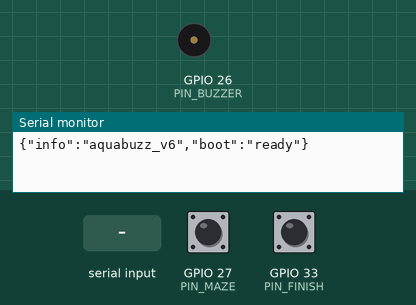
The sketch below on a simulated ESP32. On the bench: buzzer (waves = sounding, pin HIGH), the last lines printed to the serial monitor. Inputs (shaded band) come from the test bench; at power-on: GPIO 27 (PIN_MAZE) HIGH, GPIO 33 (PIN_FINISH) HIGH.

Above: at 1.6 s.
1.7 s: "b" received over Serial
At 1.95 s:
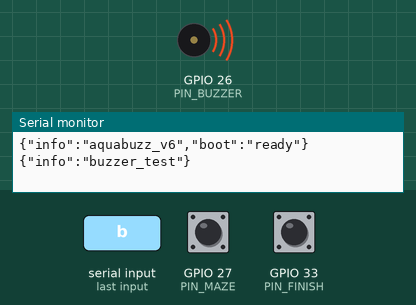
3.5 s: GPIO 27 (PIN_MAZE) pulled LOW for 0.15 s
At 3.57 s:
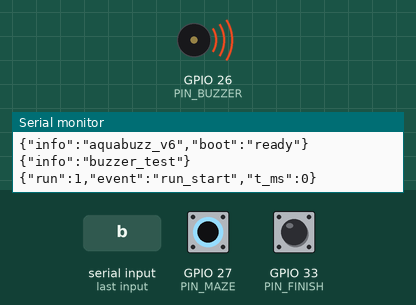
8.2 s: GPIO 27 (PIN_MAZE) pulled LOW for 3.2 s
At 12.3 s:
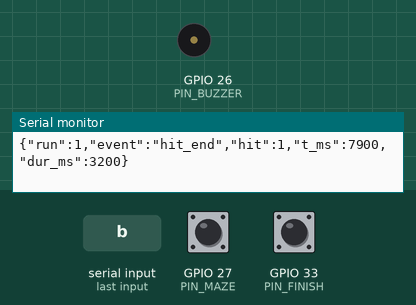
Timing chart, 0 to 13.8 s (numbered marks = the images above; inputs shaded):
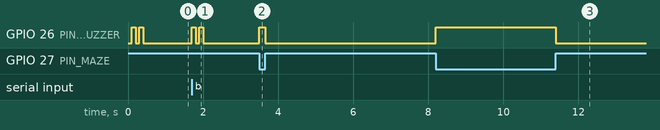

The sketch:

aquabuzz_core.ino
```cpp
/*
 * AquaBuzz Core Firmware v6
 *
 * Buzz-wire maze game with instant buzzer response and detailed hit tracking.
 *
 * Hardware:
 *   - Maze wire on GPIO 27 (INPUT_PULLUP, LOW = contact)
 *   - Finish pad on GPIO 33 (INPUT_PULLUP, LOW = contact)
 *   - Buzzer MOSFET on GPIO 26 (OUTPUT, HIGH = buzzer on)
 *
 * Serial: 115200 baud
 * Board: ESP32 Dev Module
 */

#include <Arduino.h>

// Pin definitions
const int PIN_MAZE = 27;
const int PIN_FINISH = 33;
const int PIN_BUZZER = 26;

// Timing constants
const unsigned long DEBOUNCE_MS = 20;
const unsigned long LOCKOUT_MS = 5000;
const unsigned long HIT_PENALTY_MS = 2000;

// Game states
enum GameState {
  WAITING,
  RUNNING,
  FINISHED
};

// Hit tracking structure
struct Hit {
  unsigned long startMs;
  unsigned long durationMs;
};

// Global state
GameState state = WAITING;
unsigned long runStartMs = 0;
unsigned long runEndMs = 0;
unsigned long finishLockoutUntil = 0;
int runId = 0;
int hitCount = 0;
Hit hits[100];  // Max 100 hits per run

// Contact state tracking
bool mazePressed = false;
bool finishPressed = false;
unsigned long mazeLastChangeMs = 0;
unsigned long finishLastChangeMs = 0;
bool mazeRaw = false;
bool finishRaw = false;
unsigned long currentHitStartMs = 0;
bool finishReleased = true;  // Track if finish has been released since run start

// Serial queue for non-blocking prints
QueueHandle_t serialQueue;
const int SERIAL_QUEUE_SIZE = 50;

struct SerialMessage {
  char text[256];
};

// FreeRTOS task for serial printing
void serialTask(void *parameter) {
  SerialMessage msg;
  for (;;) {
    if (xQueueReceive(serialQueue, &msg, portMAX_DELAY)) {
      Serial.println(msg.text);
    }
  }
}

void queuePrint(const char* format, ...) {
  SerialMessage msg;
  va_list args;
  va_start(args, format);
  vsnprintf(msg.text, sizeof(msg.text), format, args);
  va_end(args);
  xQueueSend(serialQueue, &msg, 0);  // Don't block if queue full
}

// Instant buzzer control - must be first line in loop()
void driveBuzzerNow() {
  mazeRaw = !digitalRead(PIN_MAZE);  // Active low
  digitalWrite(PIN_BUZZER, mazeRaw ? HIGH : LOW);
}

// Debounced contact detection
void updateContacts() {
  unsigned long now = millis();

  // Maze contact
  bool mazeCurrentRaw = !digitalRead(PIN_MAZE);
  if (mazeCurrentRaw != mazeRaw) {
    mazeRaw = mazeCurrentRaw;
    mazeLastChangeMs = now;
  }
  if ((now - mazeLastChangeMs) >= DEBOUNCE_MS) {
    if (mazeCurrentRaw && !mazePressed) {
      mazePressed = true;
      onMazePressed();
    } else if (!mazeCurrentRaw && mazePressed) {
      mazePressed = false;
      onMazeReleased();
    }
  }

  // Finish contact
  bool finishCurrentRaw = !digitalRead(PIN_FINISH);
  if (finishCurrentRaw != finishRaw) {
    finishRaw = finishCurrentRaw;
    finishLastChangeMs = now;
  }
  if ((now - finishLastChangeMs) >= DEBOUNCE_MS) {
    if (finishCurrentRaw && !finishPressed) {
      finishPressed = true;
      if (!finishReleased) {
        queuePrint("{\"warn\":\"finish_held_at_start\"}");
      } else {
        onFinishPressed();
      }
    } else if (!finishCurrentRaw && finishPressed) {
      finishPressed = false;
      finishReleased = true;
    }
  }
}

void onMazePressed() {
  unsigned long now = millis();

  if (state == WAITING) {
    // First touch starts the run (not a hit)
    if (now >= finishLockoutUntil) {
      runId++;
      runStartMs = now;
      runEndMs = 0;
      hitCount = 0;
      state = RUNNING;
      finishReleased = !finishPressed;  // Check if finish is already pressed

      queuePrint("{\"run\":%d,\"event\":\"run_start\",\"t_ms\":0}", runId);

      if (!finishReleased) {
        queuePrint("{\"warn\":\"finish_and_maze_both_low\",\"hint\":\"finish_wired_to_maze\"}");
      }
    }
  } else if (state == RUNNING) {
    // Subsequent touches are hits
    currentHitStartMs = now;
    hitCount++;
    hits[hitCount - 1].startMs = now - runStartMs;
    hits[hitCount - 1].durationMs = 0;  // Will be set on release

    queuePrint("{\"run\":%d,\"event\":\"hit_start\",\"hit\":%d,\"t_ms\":%lu}",
               runId, hitCount, now - runStartMs);
  }
}

void onMazeReleased() {
  if (state == RUNNING && currentHitStartMs > 0) {
    unsigned long now = millis();
    unsigned long duration = now - currentHitStartMs;
    hits[hitCount - 1].durationMs = duration;

    queuePrint("{\"run\":%d,\"event\":\"hit_end\",\"hit\":%d,\"t_ms\":%lu,\"dur_ms\":%lu}",
               runId, hitCount, now - runStartMs, duration);

    currentHitStartMs = 0;
  }
}

void onFinishPressed() {
  if (state == RUNNING) {
    unsigned long now = millis();
    runEndMs = now;
    state = FINISHED;
    finishLockoutUntil = now + LOCKOUT_MS;

    // Calculate stats
    unsigned long totalTimeMs = runEndMs - runStartMs;
    unsigned long totalContactMs = 0;
    unsigned long longestHitMs = 0;

    for (int i = 0; i < hitCount; i++) {
      totalContactMs += hits[i].durationMs;
      if (hits[i].durationMs > longestHitMs) {
        longestHitMs = hits[i].durationMs;
      }
    }

    unsigned long score = totalTimeMs + (hitCount * HIT_PENALTY_MS);

    queuePrint("{\"run\":%d,\"event\":\"run_finish\",\"t_ms\":%lu,\"hits\":%d,\"total_contact_ms\":%lu,\"longest_hit_ms\":%lu,\"hit_penalty_ms\":%lu,\"score\":%lu}",
               runId, totalTimeMs, hitCount, totalContactMs, longestHitMs, HIT_PENALTY_MS, score);

    // Reset to waiting after printing
    delay(100);  // Brief delay for serial queue to flush
    state = WAITING;
  }
}

void handleSerialCommand() {
  if (Serial.available()) {
    char cmd = Serial.read();

    if (cmd == 'r') {
      // Reset
      if (state == RUNNING) {
        queuePrint("{\"run\":%d,\"event\":\"run_cancel\",\"t_ms\":%lu}",
                   runId, millis() - runStartMs);
      }
      state = WAITING;
      runStartMs = 0;
      runEndMs = 0;
      hitCount = 0;
      currentHitStartMs = 0;
      queuePrint("{\"info\":\"reset\"}");

    } else if (cmd == 's') {
      // Summary
      queuePrint("{\"info\":\"summary\",\"run\":%d,\"state\":\"%s\",\"hits\":%d}",
                 runId,
                 state == WAITING ? "WAITING" : state == RUNNING ? "RUNNING" : "FINISHED",
                 hitCount);

    } else if (cmd == 'b') {
      // Buzzer test (only if not running)
      if (state != RUNNING) {
        queuePrint("{\"info\":\"buzzer_test\"}");
        digitalWrite(PIN_BUZZER, HIGH);
        delay(100);
        digitalWrite(PIN_BUZZER, LOW);
        delay(100);
        digitalWrite(PIN_BUZZER, HIGH);
        delay(100);
        digitalWrite(PIN_BUZZER, LOW);
      }
    }
  }
}

void setup() {
  // Initialize pins
  pinMode(PIN_MAZE, INPUT_PULLUP);
  pinMode(PIN_FINISH, INPUT_PULLUP);
  pinMode(PIN_BUZZER, OUTPUT);
  digitalWrite(PIN_BUZZER, LOW);

  // Initialize serial
  Serial.begin(115200);
  delay(100);

  // Create serial queue and task
  serialQueue = xQueueCreate(SERIAL_QUEUE_SIZE, sizeof(SerialMessage));
  xTaskCreate(serialTask, "SerialTask", 4096, NULL, 1, NULL);

  // Power-on buzzer test
  queuePrint("{\"info\":\"aquabuzz_v6\",\"boot\":\"ready\"}");
  digitalWrite(PIN_BUZZER, HIGH);
  delay(100);
  digitalWrite(PIN_BUZZER, LOW);
  delay(100);
  digitalWrite(PIN_BUZZER, HIGH);
  delay(100);
  digitalWrite(PIN_BUZZER, LOW);
}

void loop() {
  driveBuzzerNow();  // MUST be first - instant response
  updateContacts();
  handleSerialCommand();
  // No delays or blocking calls
}
```

Measured:
- after the input at 1.7 s, GPIO 26 (PIN_BUZZER): alternates HIGH for 0.10 s and LOW for 0.10 s, 4 changes in all, then stays LOW, starting at once
- after the input at 3.5 s, GPIO 26 (PIN_BUZZER): LOW → HIGH at once, → LOW 0.15 s later
- after the input at 8.2 s, GPIO 26 (PIN_BUZZER): LOW → HIGH at once, → LOW 3.2 s later
